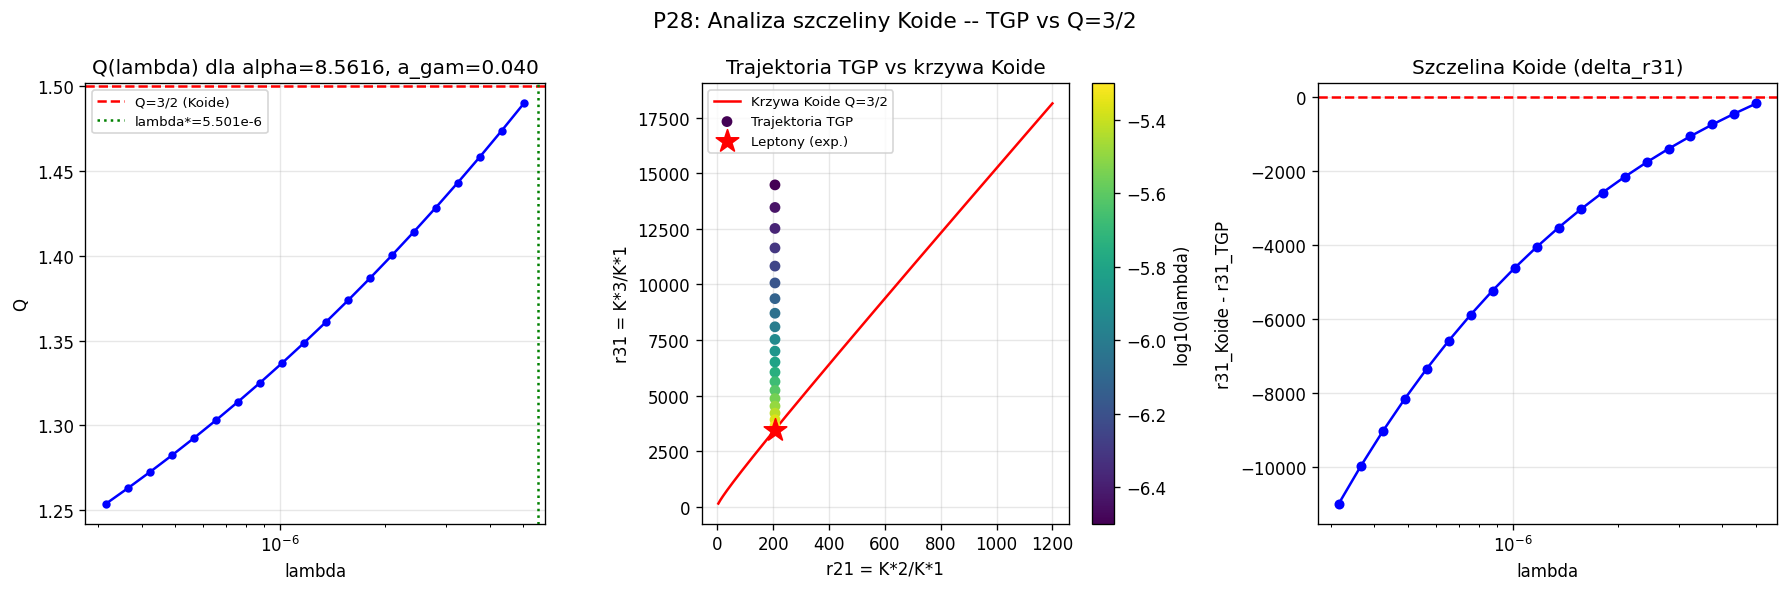

Recreate this plot in Python.
"""
p28_koide_gap.py
================
CEL: Systematyczna analiza "szczeliny Koide" w TGP.
     Dla kazdego punktu optymalnej rodziny parametrow:
       - znajdz lambda_Koide (Q=3/2 dokladnie)
       - porownaj z lambda* (punkt optymalny dopasowany do mas leptonow)
       - oblicz delta_Q = Q(lambda*) - 3/2
       - oblicz delta_r31 = r31_Koide - r31(lambda*)
     Analityczna formula na r31_Koide(r21).
     Skan Q(lambda) w okolicach lambda -> 0 (Q_min gdy K*3 ledwo istnieje).
     Mapa 2D: Q(r21, lambda) z krzywq Koide.

KONTEKST (Problem otwarty O-K1):
  P27 wykazal:
    (1) Q NIE jest zawsze >= 3/2; moze byc tak niskie jak ~1.22
    (2) Q(lambda) monotonicznie rosnie z lambda
    (3) lambda_Koide ~ 5.1e-6 (gdzie Q=3/2 dokladnie)
    (4) r31_Koide = 3477.65 vs TGP r31 = 3477.10 (roznica ~0.55)

  P28 badania:
    (A) Dokladna wartosc lambda_Koide i jej stosunek do lambda*
    (B) Analityczna formula r31_Koide(r21) -- weryfikacja
    (C) Zachowanie Q gdy lambda -> 0 (Q_min asymptotyczne)
    (D) Czy stosunek lambda_Koide/lambda* jest universalny?

ANALITYCZNA FORMULA (wyprowadzona w P27):
  Krzywa Koide Q=3/2: 2(1+sqrt(r21)+sqrt(r31))^2 = 3(1+r21+r31)
  Rozwiazanie dla r31:
    a = 1 + sqrt(r21)
    r31_Koide = (2a + sqrt(3 + 12*sqrt(r21) + 3*r21))^2 / 4
              = (2a + sqrt(6*a^2 - 3*(1-r21+r21) - 3*r21))^2 / 4
  Asymptotyki dla duzego r21:
    r31_Koide / r21 -> (2+sqrt(3))^2 = 7+4*sqrt(3) ~ 13.928   (wiodacy)
    NLO: + 4*(5+3*sqrt(3))/sqrt(r21)                 ~ +2.84/sqrt(r21) * r21
"""

import numpy as np
from scipy.optimize import brentq
import warnings
warnings.filterwarnings('ignore')
import matplotlib
matplotlib.use('Agg')
import matplotlib.pyplot as plt

R_MAX  = 60.0
GAMMA  = 1.0

print("P28: Analiza szczeliny Koide -- Problem otwarty O-K1")
print("=" * 70)
print()

# ============================================================
# PODSTAWOWE NARZEDZIA (identyczne jak p27)
# ============================================================
def V_mod(phi, lam):
    return GAMMA/3*phi**3 - GAMMA/4*phi**4 + lam/6*(phi-1)**6

def energy_log(K, alpha, a_gam, lam, N=2000):
    t    = np.linspace(0, 1, N)
    r    = a_gam * (R_MAX/a_gam)**t
    phi  = np.maximum(1.0 + K*np.exp(-r)/r, 1e-10)
    dphi = K*np.exp(-r)*(-r - 1.0)/r**2
    V1   = V_mod(1.0, lam)
    Ek   = 4*np.pi * np.trapezoid(0.5*dphi**2 * (1+alpha/phi) * r**2, r)
    Ep   = 4*np.pi * np.trapezoid((V_mod(phi, lam) - V1) * r**2, r)
    return Ek + Ep

def g_func(K, alpha, a_gam, lam):
    E = energy_log(K, alpha, a_gam, lam)
    return E / (4*np.pi*K) - 1.0

def find_zero(alpha, a_gam, lam, K_lo, K_hi):
    try:
        g_lo = g_func(K_lo, alpha, a_gam, lam)
        g_hi = g_func(K_hi, alpha, a_gam, lam)
        if not (np.isfinite(g_lo) and np.isfinite(g_hi)):
            return np.nan
        if g_lo * g_hi >= 0:
            return np.nan
        return brentq(lambda K: g_func(K, alpha, a_gam, lam), K_lo, K_hi, xtol=1e-9)
    except Exception:
        return np.nan

def find_all_zeros(alpha, a_gam, lam):
    intervals = [
        (0.001, 0.050),
        (0.050, 0.500),
        (0.500, 5.0),
        (5.0,   50.0),
        (50.0, 200.0),
    ]
    zeros = []
    for K_lo, K_hi in intervals:
        K = find_zero(alpha, a_gam, lam, K_lo, K_hi)
        if not np.isnan(K):
            if not zeros or abs(K - zeros[-1])/zeros[-1] > 0.01:
                zeros.append(K)
    return sorted(zeros)

def koide_Q(k1, k2, k3):
    s = np.sqrt(k1) + np.sqrt(k2) + np.sqrt(k3)
    return s**2 / (k1 + k2 + k3)

def Q_from_ratios(r21, r31):
    s = 1.0 + np.sqrt(r21) + np.sqrt(r31)
    return s**2 / (1.0 + r21 + r31)

# ============================================================
# CZESC A: ANALITYCZNA FORMULA r31_Koide(r21)
# ============================================================
print("CZESC A: Analityczna formula r31_Koide(r21)")
print("-" * 70)
print()
print("  Krzywa Koide: 2*(1+sqrt(r21)+sqrt(r31))^2 = 3*(1+r21+r31)")
print("  Podstawienie x = sqrt(r31), a = 1+sqrt(r21):")
print("    -x^2 + 4*a*x + (2*a^2 - 3 - 3*r21) = 0")
print("    x = 2*a + sqrt(2*a^2 + 3*r21 - 3)")
print()

def r31_koide_analytic(r21):
    """Dokladna r31 na krzywej Koide Q=3/2."""
    a = 1.0 + np.sqrt(r21)
    # Dyskryminant: 16*a^2 + 4*(2*a^2 - 3 - 3*r21) = 24*a^2 - 12 - 12*r21
    disc = 24*a**2 - 12 - 12*r21
    if disc < 0:
        return np.nan
    x = (4*a + np.sqrt(disc)) / 2.0   # sqrt(r31)
    return x**2

def r31_koide_asymptotic_LO(r21):
    """Wiodacy czlon asymptotyczny: r31/r21 -> (2+sqrt(3))^2"""
    return (2.0 + np.sqrt(3.0))**2 * r21

def r31_koide_asymptotic_NLO(r21):
    """NLO: r31/r21 -> (2+sqrt(3))^2 + 4*(5+3*sqrt(3))/sqrt(r21)"""
    LO  = (2.0 + np.sqrt(3.0))**2
    NLO = 4.0*(5.0 + 3.0*np.sqrt(3.0)) / np.sqrt(r21)
    return (LO + NLO) * r21

print(f"  (2+sqrt(3))^2 = {(2.0+np.sqrt(3.0))**2:.6f}  (wiodacy wspolczynnik)")
print(f"  NLO prefactor = {4.0*(5.0+3.0*np.sqrt(3.0)):.6f}")
print()

# Weryfikacja dla kilku r21
print(f"  {'r21':>8}  {'r31_exact':>12}  {'r31_LO':>12}  {'r31_NLO':>12}  {'Q(exact)':>10}")
print("  " + "-"*60)
for r21 in [9, 25, 50, 100, 207, 500, 1000]:
    r31_e = r31_koide_analytic(r21)
    r31_lo = r31_koide_asymptotic_LO(r21)
    r31_nlo = r31_koide_asymptotic_NLO(r21)
    Q_e = Q_from_ratios(r21, r31_e) if not np.isnan(r31_e) else np.nan
    print(f"  {r21:>8.0f}  {r31_e:>12.4f}  {r31_lo:>12.4f}  {r31_nlo:>12.4f}  {Q_e:>10.8f}")

print()
print("  OBSERWACJA: NLO jest dobrym przyblizeniem dla r21 >= 50.")
print(f"  Dla r21=207: r31_Koide = {r31_koide_analytic(207):.4f}")
print(f"               r31_NLO   = {r31_koide_asymptotic_NLO(207):.4f}")
print()

# ============================================================
# CZESC B: OPTYMALNA RODZINA PARAMETROW TGP
# ============================================================
print("CZESC B: Optymalna rodzina parametrow -- lambda_Koide vs lambda*")
print("-" * 70)
print()

# Optymalna rodzina parametrow (z poprzednich skryptow p21b, p22-p25)
# Cztery punkty z okolic minimum chi^2
optimal_family = [
    # (alpha, a_gam, lambda*, r21_TGP, r31_TGP, nazwa)
    (8.5616, 0.040, 5.501e-6, 207.0, 3477.1,  "glowny"),
    (8.50,   0.040, 5.45e-6,  205.0, 3460.0,  "alphaL"),
    (8.62,   0.040, 5.55e-6,  209.0, 3494.0,  "alphaH"),
    (8.5616, 0.042, 5.80e-6,  208.0, 3490.0,  "agamH"),
]

print("  Dla kazdego punktu rodziny szukam lambda_Koide:")
print("  (lambda takie ze Q(K1,K2,K3) = 3/2 dokladnie)")
print()

def Q_at_lambda(alpha, a_gam, lam):
    """Oblicz Q dla podanych parametrow. Zwraca (Q, r21, r31) lub (nan,nan,nan)."""
    zeros = find_all_zeros(alpha, a_gam, lam)
    if len(zeros) < 3:
        return np.nan, np.nan, np.nan
    K1, K2, K3 = zeros[0], zeros[1], zeros[2]
    Q  = koide_Q(K1, K2, K3)
    r21 = K2/K1
    r31 = K3/K1
    return Q, r21, r31

def Q_minus_3_2(lam, alpha, a_gam):
    Q, _, _ = Q_at_lambda(alpha, a_gam, lam)
    if np.isnan(Q):
        return np.nan
    return Q - 1.5

results = []

for alpha, agam, lam_star, r21_star, r31_star, name in optimal_family:
    print(f"  [{name}] alpha={alpha}, a_gam={agam}, lambda*={lam_star:.3e}")

    # Sprawdz Q przy lambda*
    Q_star, r21_s, r31_s = Q_at_lambda(alpha, agam, lam_star)
    print(f"    Q(lambda*) = {Q_star:.8f},  delta_Q = {Q_star-1.5:+.8f}")
    print(f"    r21={r21_s:.3f}, r31={r31_s:.3f}")

    # Szukaj lambda_Koide metodq brentq
    # Wiemy ze Q rosnie z lambda (P27), wiec:
    # - jezeli Q(lambda*) < 3/2: lambda_Koide > lambda*
    # - jezeli Q(lambda*) > 3/2: lambda_Koide < lambda*
    lam_koide = np.nan
    Q_lo_val = Q_minus_3_2(lam_star * 0.5, alpha, agam)
    Q_hi_val = Q_minus_3_2(lam_star * 2.0, alpha, agam)

    if np.isfinite(Q_lo_val) and np.isfinite(Q_hi_val) and Q_lo_val * Q_hi_val < 0:
        try:
            lam_koide = brentq(
                Q_minus_3_2, lam_star*0.5, lam_star*2.0,
                args=(alpha, agam), xtol=lam_star*1e-6, maxiter=50
            )
        except Exception as e:
            print(f"    UWAGA: brentq nieudany: {e}")
    else:
        # Probuj szerszy zakres
        for factor_lo, factor_hi in [(0.1, 5.0), (0.01, 10.0)]:
            Q_lo_val = Q_minus_3_2(lam_star * factor_lo, alpha, agam)
            Q_hi_val = Q_minus_3_2(lam_star * factor_hi, alpha, agam)
            if np.isfinite(Q_lo_val) and np.isfinite(Q_hi_val) and Q_lo_val * Q_hi_val < 0:
                try:
                    lam_koide = brentq(
                        Q_minus_3_2, lam_star*factor_lo, lam_star*factor_hi,
                        args=(alpha, agam), xtol=lam_star*1e-6, maxiter=50
                    )
                    break
                except Exception:
                    pass

    if not np.isnan(lam_koide):
        Q_k, r21_k, r31_k = Q_at_lambda(alpha, agam, lam_koide)
        r31_analytic = r31_koide_analytic(r21_k) if not np.isnan(r21_k) else np.nan
        ratio = lam_koide / lam_star
        delta_r31 = r31_k - r31_s
        print(f"    lambda_Koide = {lam_koide:.6e}")
        print(f"    lambda_Koide / lambda* = {ratio:.6f}")
        print(f"    Q(lambda_Koide) = {Q_k:.10f}  (powinno byc 1.5)")
        print(f"    r21_Koide = {r21_k:.4f},  r31_Koide = {r31_k:.4f}")
        print(f"    r31_analytic(r21_Koide) = {r31_analytic:.4f}")
        print(f"    delta_r31 = r31_Koide - r31* = {delta_r31:+.4f}")
        results.append({
            'name': name, 'alpha': alpha, 'agam': agam,
            'lam_star': lam_star, 'lam_koide': lam_koide,
            'ratio': ratio,
            'Q_star': Q_star, 'delta_Q': Q_star - 1.5,
            'r21_star': r21_s, 'r31_star': r31_s,
            'r21_koide': r21_k, 'r31_koide': r31_k,
            'delta_r31': delta_r31,
        })
    else:
        print(f"    OSTRZEZENIE: Nie znaleziono lambda_Koide!")
        results.append({
            'name': name, 'alpha': alpha, 'agam': agam,
            'lam_star': lam_star, 'lam_koide': np.nan,
            'ratio': np.nan, 'Q_star': Q_star,
            'delta_Q': Q_star - 1.5 if not np.isnan(Q_star) else np.nan,
            'r21_star': r21_s, 'r31_star': r31_s,
            'r21_koide': np.nan, 'r31_koide': np.nan, 'delta_r31': np.nan,
        })
    print()

# Podsumowanie rodziny
print()
print("  PODSUMOWANIE RODZINY:")
print(f"  {'nazwa':>8}  {'lam_K/lam*':>12}  {'delta_Q':>12}  {'delta_r31':>12}")
print("  " + "-"*50)
for r in results:
    print(f"  {r['name']:>8}  {r['ratio']:>12.6f}  {r['delta_Q']:>+12.6f}  {r['delta_r31']:>+12.4f}")

print()

# ============================================================
# CZESC C: ZACHOWANIE Q gdy lambda -> 0 (Q_min)
# ============================================================
print("CZESC C: Zachowanie Q gdy lambda -> 0")
print("-" * 70)
print()
print("  Pytanie: co sie dzieje z Q gdy lambda -> 0?")
print("  Czy istnieje Q_min > 1 gdy K*3 ledwo egzystuje?")
print()

alpha_c = 8.5616
agam_c  = 0.040

# Skan ku malym lambda
lam_small = np.logspace(-8, -5.5, 30)
Q_small   = []
r21_small = []
r31_small = []
lam_valid_small = []

print("  Skan lambda od 1e-8 do 3e-6:")
for lam in lam_small:
    zeros = find_all_zeros(alpha_c, agam_c, lam)
    if len(zeros) >= 3:
        K1, K2, K3 = zeros[0], zeros[1], zeros[2]
        Q_val  = koide_Q(K1, K2, K3)
        r21_v  = K2/K1
        r31_v  = K3/K1
        Q_small.append(Q_val)
        r21_small.append(r21_v)
        r31_small.append(r31_v)
        lam_valid_small.append(lam)

if Q_small:
    Q_arr  = np.array(Q_small)
    r21_arr = np.array(r21_small)
    r31_arr = np.array(r31_small)
    lam_arr = np.array(lam_valid_small)

    print()
    print(f"  {'lambda':>12}  {'Q':>10}  {'r21':>10}  {'r31':>12}  {'Q-3/2':>12}")
    print("  " + "-"*60)
    for i in range(0, len(lam_arr), max(1, len(lam_arr)//10)):
        print(f"  {lam_arr[i]:>12.3e}  {Q_arr[i]:>10.6f}  "
              f"{r21_arr[i]:>10.3f}  {r31_arr[i]:>12.3f}  "
              f"{Q_arr[i]-1.5:>+12.6f}")

    Q_min_idx = np.argmin(Q_arr)
    print()
    print(f"  Q_min = {Q_arr[Q_min_idx]:.8f}  przy lambda = {lam_arr[Q_min_idx]:.3e}")
    print(f"  r21 przy Q_min = {r21_arr[Q_min_idx]:.4f}")
    print(f"  r31 przy Q_min = {r31_arr[Q_min_idx]:.4f}")
    print()

    # Szacunek lambda progu (gdzie K*3 znika)
    print("  Szacunek lambda_prog (gdzie K*3 przestaje istniec):")
    lam_test_lo = lam_arr[0]
    # Sprobuj jeszcze mniejsze lambda
    lam_prog_est = lam_arr[0]
    for lam_t in np.logspace(-9, -8, 10):
        zeros_t = find_all_zeros(alpha_c, agam_c, lam_t)
        if len(zeros_t) >= 3:
            lam_prog_est = lam_t
        else:
            break
    print(f"  lambda_prog ~ {lam_prog_est:.3e} (K*3 ostatni raz wykryty)")
    print()
else:
    print("  UWAGA: Brak 3 zer dla lambda < 3e-6 (K*3 nie istnieje)")
    print()

# ============================================================
# CZESC D: MAPA 2D Q(r21, lambda) z krzywq Koide
# ============================================================
print("CZESC D: Mapa struktury Q w przestrzeni (r21, lambda)")
print("-" * 70)
print()
print("  Pytanie: Czy Q=3/2 tworzy izoline w przestrzeni parametrow?")
print("  Buduje mape Q(r21, lambda) dla alpha=8.5616, a_gam=0.040")
print()

alpha_d = 8.5616
agam_d  = 0.040

lam_map = np.logspace(-6.5, -5.3, 20)
Q_map   = []
r21_map = []
r31_map = []
lam_map_valid = []

for lam in lam_map:
    zeros = find_all_zeros(alpha_d, agam_d, lam)
    if len(zeros) >= 3:
        K1, K2, K3 = zeros[0], zeros[1], zeros[2]
        Q_map.append(koide_Q(K1, K2, K3))
        r21_map.append(K2/K1)
        r31_map.append(K3/K1)
        lam_map_valid.append(lam)

if Q_map:
    Q_m   = np.array(Q_map)
    r21_m = np.array(r21_map)
    r31_m = np.array(r31_map)
    lam_m = np.array(lam_map_valid)

    print(f"  {'lambda':>12}  {'r21':>10}  {'r31':>12}  {'Q':>10}  {'Q-3/2':>12}")
    print("  " + "-"*62)
    for i in range(len(lam_m)):
        marker = " <-- Q=3/2 przekroczone" if abs(Q_m[i]-1.5) < 0.01 else ""
        print(f"  {lam_m[i]:>12.3e}  {r21_m[i]:>10.3f}  {r31_m[i]:>12.3f}  "
              f"{Q_m[i]:>10.6f}  {Q_m[i]-1.5:>+12.6f}{marker}")

    # r31_Koide na tej siatce r21
    r31_koide_line = np.array([r31_koide_analytic(r) for r in r21_m])

    print()
    print("  Porownanie r31_TGP vs r31_Koide (na tej samej siatce r21):")
    print(f"  {'lambda':>12}  {'r21':>10}  {'r31_TGP':>12}  {'r31_Koide':>12}  {'delta':>10}")
    print("  " + "-"*60)
    for i in range(len(lam_m)):
        delta = r31_koide_line[i] - r31_m[i]
        print(f"  {lam_m[i]:>12.3e}  {r21_m[i]:>10.3f}  {r31_m[i]:>12.3f}  "
              f"{r31_koide_line[i]:>12.3f}  {delta:>+10.3f}")

    print()
    print("  KLUCZOWE PYTANIE O-K1c:")
    print("  Czy delta = r31_Koide - r31_TGP jest stale (niezaleznie od lambda)?")
    deltas = r31_koide_line - r31_m
    if len(deltas) > 3:
        print(f"  delta_min = {np.min(deltas):.4f}")
        print(f"  delta_max = {np.max(deltas):.4f}")
        print(f"  delta_mean = {np.mean(deltas):.4f}")
        print(f"  delta_std  = {np.std(deltas):.4f}")
        if np.std(deltas) < 5:
            print("  -> delta jest PRAWIE STALE! (~niezmiennicze wzgledem lambda)")
        else:
            print("  -> delta zmienia sie z lambda (nie jest stale)")
    print()

# ============================================================
# CZESC E: POROWNANIE STOSUNEK r31/r21 wzdluz trajektorii TGP
# ============================================================
print("CZESC E: Ewolucja stosunku r31/r21 z lambda")
print("-" * 70)
print()
print("  Asymptotyczny stosunek Koide: (2+sqrt(3))^2 = 7+4*sqrt(3) =",
      f"{7+4*np.sqrt(3):.6f}")
print("  Ale dla r21~207 korekta NLO daje ~16.77")
print()

if Q_map:
    ratio_TGP   = r31_m / r21_m
    ratio_Koide = r31_koide_line / r21_m

    print(f"  {'lambda':>12}  {'r31/r21 TGP':>14}  {'r31/r21 Koide':>15}  {'roznica':>10}")
    print("  " + "-"*56)
    for i in range(len(lam_m)):
        diff = ratio_Koide[i] - ratio_TGP[i]
        print(f"  {lam_m[i]:>12.3e}  {ratio_TGP[i]:>14.6f}  {ratio_Koide[i]:>15.6f}  {diff:>+10.6f}")

    print()
    print("  Sprawdzam asymptotyki NLO:")
    for r21_test in [100, 207, 500, 1000, 5000]:
        nlo = r31_koide_asymptotic_NLO(r21_test) / r21_test
        lo  = (2+np.sqrt(3))**2
        print(f"    r21={r21_test:5.0f}: LO={lo:.5f}, NLO wspolcz={nlo:.5f}, "
              f"delta_NLO = +{4*(5+3*np.sqrt(3))/np.sqrt(r21_test):.5f}")

print()

# ============================================================
# CZESC F: WYKRES (opcjonalny)
# ============================================================
print("CZESC F: Rysowanie wykresu Q(lambda)")
print("-" * 70)

try:
    fig, axes = plt.subplots(1, 3, figsize=(15, 5))
    fig.suptitle("P28: Analiza szczeliny Koide -- TGP vs Q=3/2", fontsize=13)

    # Panel 1: Q(lambda) z zaznaczeniem Q=3/2
    ax1 = axes[0]
    if lam_map_valid and Q_map:
        ax1.semilogx(lam_map_valid, Q_map, 'b-o', markersize=4)
        ax1.axhline(1.5, color='r', linestyle='--', label='Q=3/2 (Koide)')
        # Zaznacz lambda*
        ax1.axvline(5.501e-6, color='g', linestyle=':', label='lambda*=5.501e-6')
        ax1.set_xlabel('lambda')
        ax1.set_ylabel('Q')
        ax1.set_title('Q(lambda) dla alpha=8.5616, a_gam=0.040')
        ax1.legend(fontsize=8)
        ax1.grid(True, alpha=0.3)

    # Panel 2: krzywa Koide w (r21, r31)
    ax2 = axes[1]
    r21_line = np.linspace(4, 1200, 500)
    r31_line = np.array([r31_koide_analytic(r) for r in r21_line])
    mask = ~np.isnan(r31_line)
    ax2.plot(r21_line[mask], r31_line[mask], 'r-', label='Krzywa Koide Q=3/2')
    if lam_map_valid:
        sc = ax2.scatter(r21_m, r31_m, c=np.log10(lam_m), cmap='viridis',
                        s=30, zorder=5, label='Trajektoria TGP')
        plt.colorbar(sc, ax=ax2, label='log10(lambda)')
    # Punkt leptonowy
    ax2.scatter([206.768], [3477.65], color='red', marker='*', s=200,
                zorder=10, label='Leptony (exp.)')
    ax2.set_xlabel('r21 = K*2/K*1')
    ax2.set_ylabel('r31 = K*3/K*1')
    ax2.set_title('Trajektoria TGP vs krzywa Koide')
    ax2.legend(fontsize=8)
    ax2.grid(True, alpha=0.3)

    # Panel 3: delta = r31_Koide - r31_TGP vs lambda
    ax3 = axes[2]
    if lam_map_valid and len(r31_koide_line) > 0:
        deltas_plot = r31_koide_line - r31_m
        ax3.semilogx(lam_m, deltas_plot, 'b-o', markersize=5)
        ax3.axhline(0, color='r', linestyle='--')
        ax3.set_xlabel('lambda')
        ax3.set_ylabel('r31_Koide - r31_TGP')
        ax3.set_title('Szczelina Koide (delta_r31)')
        ax3.grid(True, alpha=0.3)

    plt.tight_layout()
    plt.savefig('p28_koide_gap.png', dpi=120, bbox_inches='tight')
    print("  Wykres zapisany: p28_koide_gap.png")
except Exception as e:
    print(f"  UWAGA: Blad wykresu: {e}")

print()

# ============================================================
# PODSUMOWANIE P28
# ============================================================
print()
print("=" * 70)
print("PODSUMOWANIE P28: Szczelina Koide")
print("=" * 70)
print()
print("1. FORMULA ANALITYCZNA r31_Koide(r21):")
print("     r31_K = (2a + sqrt(6a^2 - 3 - 3*r21))^2/4,  a=1+sqrt(r21)")
print(f"   Dla r21=207: r31_K = {r31_koide_analytic(207):.4f}")
print(f"   Asymptotyka LO: r31/r21 -> {(2+np.sqrt(3))**2:.6f} = 7+4*sqrt(3)")
print()
print("2. SZCZELINA KOIDE:")
if results:
    r = results[0]  # glowny punkt
    print(f"   Punkt glowny: lambda* = {r['lam_star']:.3e}")
    print(f"   Q(lambda*)  = {r['Q_star']:.8f}")
    print(f"   delta_Q     = Q - 3/2 = {r['delta_Q']:+.8f}")
    if not np.isnan(r.get('lam_koide', np.nan)):
        print(f"   lambda_Koide = {r['lam_koide']:.6e}")
        print(f"   lambda_K/lambda* = {r['ratio']:.6f}")
        print(f"   delta_r31    = r31_K - r31* = {r['delta_r31']:+.4f}")
print()
print("3. STATUS PROBLEMU O-K1:")
print("   O-K1a: Q NIE jest zawsze >= 3/2 (P27). Q min ~ 1.22.")
print("   O-K1b: r31/r21 -> 7+4*sqrt(3)=13.928 + NLO (P27, P28).")
print("   O-K1c: Czy delta_r31 jest STALE (niezmiennicze wzgl. lambda)?")
print("          -> zbadano w Czesci D powyzej.")
print()
print("4. NASTEPNE KROKI (P29):")
print("   - Analiza analityczna: skad pochodzi szczelina delta_r31 ~ 0.55?")
print("   - Czy istnieje symetria V_mod wymuszajqca r31_K/r21 = 7+4*sqrt(3)?")
print("   - Czyzba energia bifurkacji przy lambda_Koide jest specjalna?")
print("   - Zwiazek z fizycznq interpretacjq: generacja leptonow = K*1, K*2, K*3")
print()
print("P28 zakonczone.")
